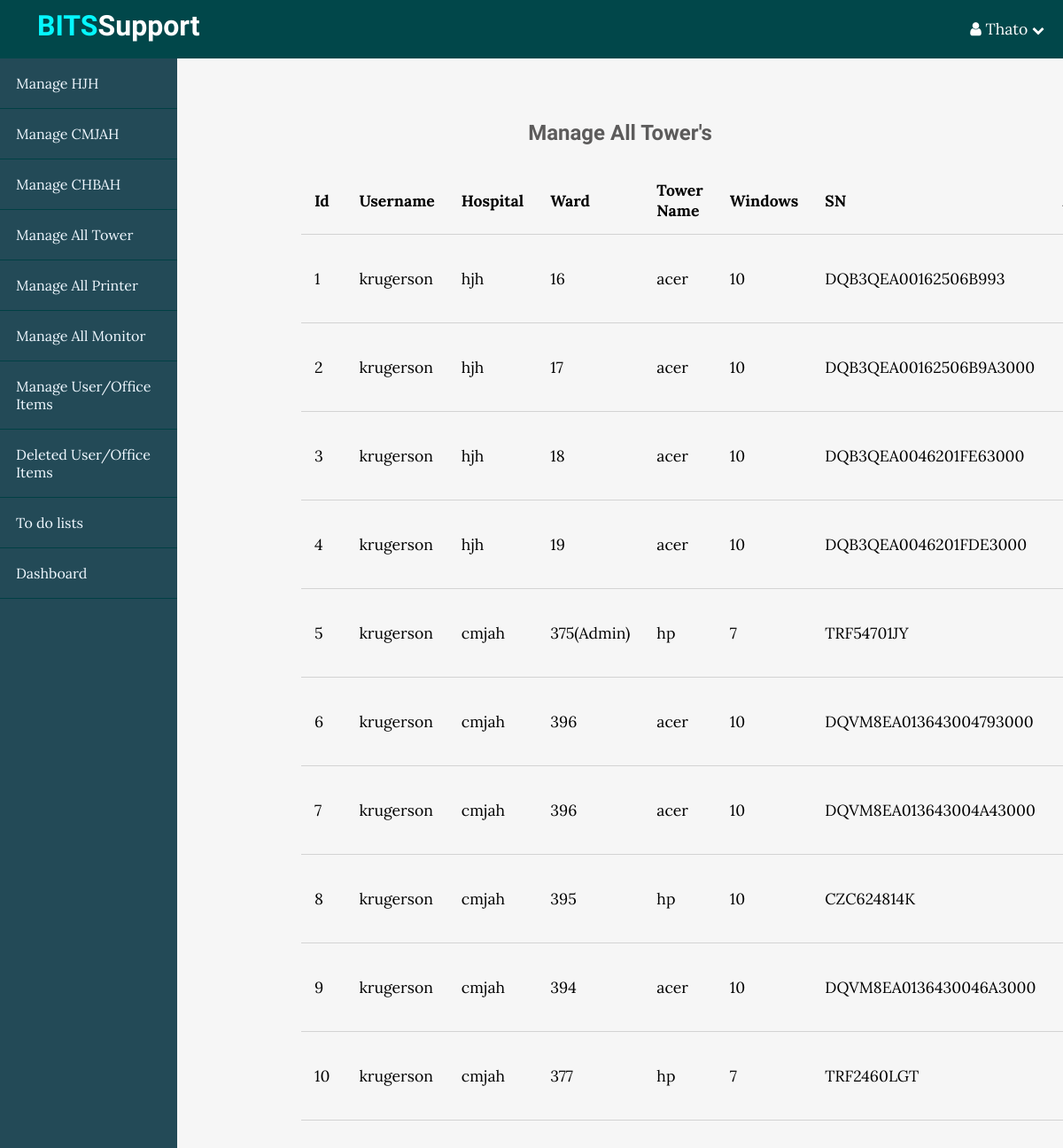
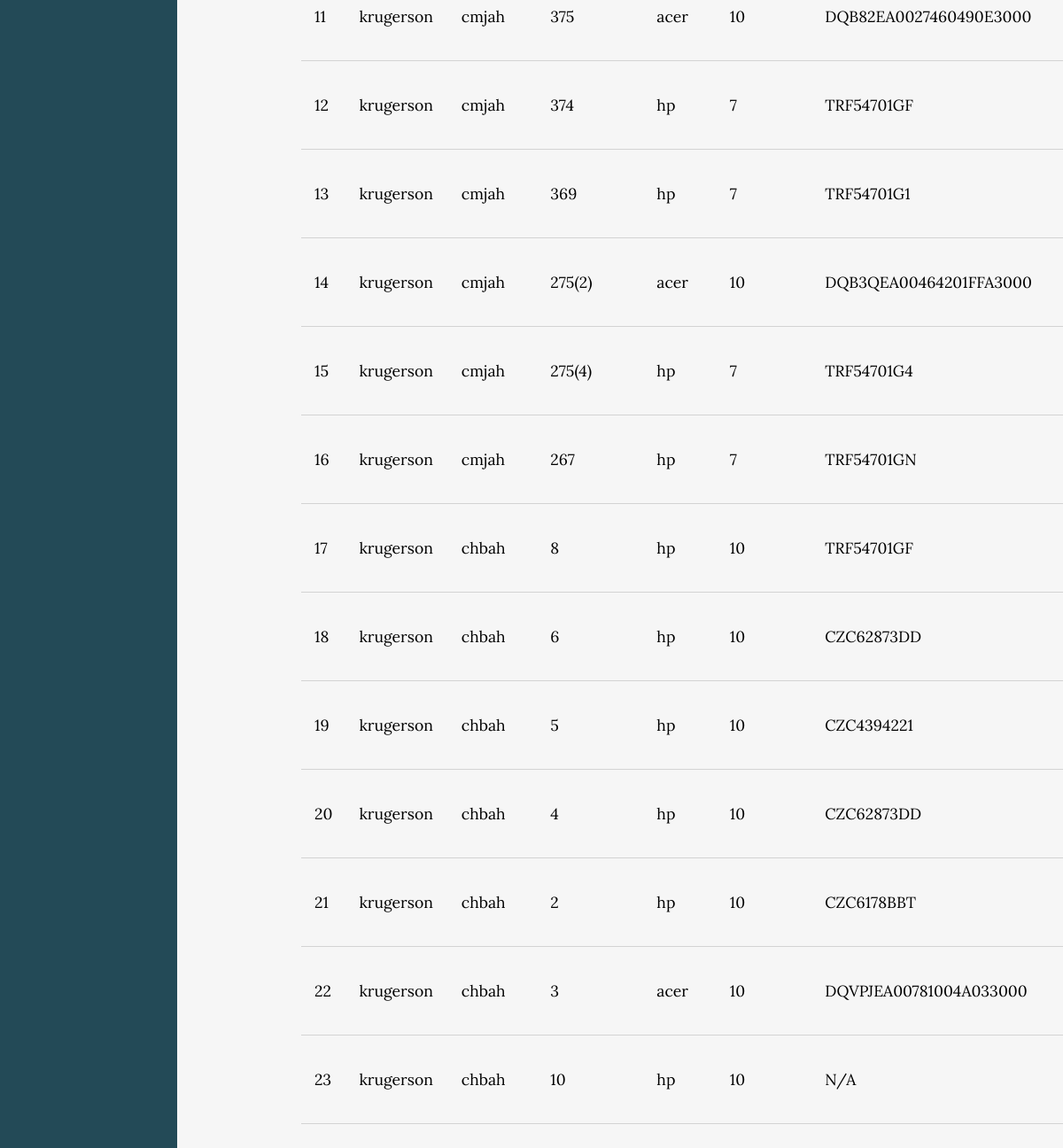
The app's page /BITS/user_tower.php (signed in) with its own data (2 pictures, top to bottom).
### tables this page shows
CREATE TABLE `hjh_workstations` (
  `id` int(11) NOT NULL,
  `username` varchar(255) NOT NULL,
  `hospital` varchar(255) NOT NULL,
  `ward` varchar(255) NOT NULL,
  `computer_name` varchar(255) NOT NULL,
  `windows_type` varchar(255) NOT NULL,
  `serial_number` varchar(255) NOT NULL,
  `assets_number` varchar(255) NOT NULL,
  `created_at` timestamp NOT NULL DEFAULT current_timestamp()
);

CREATE TABLE `cmjah_workstations` (
  `id` int(11) NOT NULL,
  `username` varchar(255) NOT NULL,
  `hospital` varchar(255) NOT NULL,
  `ward` varchar(255) NOT NULL,
  `computer_name` varchar(255) NOT NULL,
  `windows_type` varchar(255) NOT NULL,
  `serial_number` varchar(255) NOT NULL,
  `assets_number` varchar(255) NOT NULL,
  `created_at` timestamp NOT NULL DEFAULT current_timestamp()
);

CREATE TABLE `chbah_workstations` (
  `id` int(11) NOT NULL,
  `username` varchar(255) NOT NULL,
  `hospital` varchar(255) NOT NULL,
  `ward` varchar(255) NOT NULL,
  `computer_name` varchar(255) NOT NULL,
  `windows_type` varchar(255) NOT NULL,
  `serial_number` varchar(255) NOT NULL,
  `assets_number` varchar(255) NOT NULL,
  `created_at` timestamp NOT NULL DEFAULT current_timestamp()
);

### BITS/app/controllers/support.php (called while the page is built, shortened)
<?php
include(ROOT_PATH . "/app/database/db.php");
global $conn;
$hjh_workstations = selectAll('hjh_workstations');
$cmjah_workstations = selectAll('cmjah_workstations');
$chbah_workstations = selectAll('chbah_workstations');
$all_worksatations = "SELECT * FROM hjh_workstations UNION SELECT * FROM cmjah_workstations UNION SELECT * FROM chbah_workstations";
$statement = $conn->prepare($all_worksatations);
$statement->execute();
$all_worksatations = $statement->get_result()->fetch_all(MYSQLI_ASSOC);

### BITS/app/database/db.php (called while the page is built, shortened)
<?php
require("connect.php");
function selectAll($table, $conditions = []){
    global $conn;
    $sql = "SELECT * FROM $table";
    if (empty($conditions)){
        $stmt = $conn->prepare($sql);
        $stmt->execute();
        $records = $stmt->get_result()->fetch_all(MYSQLI_ASSOC);
        return $records;
    }
}

### BITS/user_tower.php (the view, shortened to what this page needs)
<?php
include(ROOT_PATH . "/app/controllers/support.php");
?>
<!DOCTYPE html>
<html lang="en">
<head>
    <link rel="stylesheet" href="https://maxcdn.bootstrapcdn.com/font-awesome/4.5.0/css/font-awesome.min.css">
    <link rel="stylesheet" href="assets/css/style.css">
    <link rel="stylesheet" href="assets/css/admin.css">
</head>
<body>
<?php include(ROOT_PATH . "/app/includes/adminHeader.php");?>
<div class="admin-wrapper">
    <?php include(ROOT_PATH . "/app/includes/userSidebar.php");?>
    <div class="admin-content">
        <div class="content">
            <h2 class="page-title">Manage All Tower's</h2>
            <table>
                <thead>
                <th>Id</th>
                <th>Username</th>
                <th>Hospital</th>
                <th>Ward</th>
                <th>Tower Name</th>
                <th>Windows</th>
                <th>SN</th>
                <th>Assets</th>
                </thead>
                <tbody>
                <?php foreach ($all_worksatations as $key => $record): ?>
                    <tr>
                        <td><?php echo $key + 1; ?></td>
                        <td><?php echo $record['username']; ?></td>
                        <td><?php echo $record['hospital']; ?></td>
                        <td><?php echo $record['ward']; ?></td>
                        <td><?php echo $record['computer_name']; ?></td>
                        <td><?php echo $record['windows_type']; ?></td>
                        <td><?php echo $record['serial_number']; ?></td>
                        <td><?php echo $record['assets_number']; ?></td>
                    </tr>
                <?php endforeach; ?>
                </tbody>
            </table>
        </div>
    </div>
</div>
</body>
</html>

### BITS/assets/css/style.css (style rules this page uses)
* { box-sizing: border-box; }
html, body { height: 100%; padding: 0px; margin: 0px; background: #f6f6f6; font-family: 'Lora', Serif; }
h1, h2, h3, h4, h5, h6 { font-family: 'candal',Serif; color: #5c5b5b; margin: 5px; }
.content { width: 90%; margin: 30px auto 30px; }

### BITS/assets/css/admin.css (style rules this page uses)
.admin-wrapper { display: flex; height: calc(100% - 66px); }
.admin-wrapper .admin-content { flex: 8; height: 100%; padding: 40px 100px 100px; overflow-y: scroll; overflow-x: scroll; }
.admin-content .page-title { text-align: center; margin-bottom: 1.5rem; }
table { width: 100%; border-collapse: collapse; font-size: 1.1rem; }
th, td { padding: 15px; text-align: left; border-bottom: 1px solid #d3d3d3; }

### records on screen
hjh_workstations: username "krugerson", hospital "hjh", ward "16", computer_name "acer", windows_type "10", serial_number "DQB3QEA00162506B993"
hjh_workstations: username "krugerson", hospital "hjh", ward "17", computer_name "acer", windows_type "10", serial_number "DQB3QEA00162506B9A3000"
hjh_workstations: username "krugerson", hospital "hjh", ward "18", computer_name "acer", windows_type "10", serial_number "DQB3QEA0046201FE63000"
hjh_workstations: username "krugerson", hospital "hjh", ward "19", computer_name "acer", windows_type "10", serial_number "DQB3QEA0046201FDE3000"
cmjah_workstations: username "krugerson", hospital "cmjah", ward "375(Admin)", computer_name "hp", windows_type "7", serial_number "TRF54701JY"
cmjah_workstations: username "krugerson", hospital "cmjah", ward "396", computer_name "acer", windows_type "10", serial_number "DQVM8EA013643004793000"
cmjah_workstations: username "krugerson", hospital "cmjah", ward "396", computer_name "acer", windows_type "10", serial_number "DQVM8EA013643004A43000"
cmjah_workstations: username "krugerson", hospital "cmjah", ward "395", computer_name "hp", windows_type "10", serial_number "CZC624814K"
cmjah_workstations: username "krugerson", hospital "cmjah", ward "394", computer_name "acer", windows_type "10", serial_number "DQVM8EA0136430046A3000"
cmjah_workstations: username "krugerson", hospital "cmjah", ward "377", computer_name "hp", windows_type "7", serial_number "TRF2460LGT"
cmjah_workstations: username "krugerson", hospital "cmjah", ward "375", computer_name "acer", windows_type "10", serial_number "DQB82EA0027460490E3000"
cmjah_workstations: username "krugerson", hospital "cmjah", ward "374", computer_name "hp", windows_type "7", serial_number "TRF54701GF"
cmjah_workstations: username "krugerson", hospital "cmjah", ward "369", computer_name "hp", windows_type "7", serial_number "TRF54701G1"
cmjah_workstations: username "krugerson", hospital "cmjah", ward "275(2)", computer_name "acer", windows_type "10", serial_number "DQB3QEA00464201FFA3000"
cmjah_workstations: username "krugerson", hospital "cmjah", ward "275(4)", computer_name "hp", windows_type "7", serial_number "TRF54701G4"
cmjah_workstations: username "krugerson", hospital "cmjah", ward "267", computer_name "hp", windows_type "7", serial_number "TRF54701GN"
chbah_workstations: username "krugerson", hospital "chbah", ward "8", computer_name "hp", windows_type "10", serial_number "TRF54701GF"
chbah_workstations: username "krugerson", hospital "chbah", ward "6", computer_name "hp", windows_type "10", serial_number "CZC62873DD"
chbah_workstations: username "krugerson", hospital "chbah", ward "5", computer_name "hp", windows_type "10", serial_number "CZC4394221"
chbah_workstations: username "krugerson", hospital "chbah", ward "4", computer_name "hp", windows_type "10", serial_number "CZC62873DD"
chbah_workstations: username "krugerson", hospital "chbah", ward "2", computer_name "hp", windows_type "10", serial_number "CZC6178BBT"
chbah_workstations: username "krugerson", hospital "chbah", ward "3", computer_name "acer", windows_type "10", serial_number "DQVPJEA00781004A033000"
chbah_workstations: username "krugerson", hospital "chbah", ward "10", computer_name "hp", windows_type "10", serial_number "N/A"

### other values on screen
$_SESSION['username'] "Thato"
